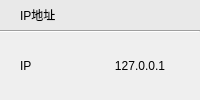
                  <widget class="QWidget" name="widget_20" native="true">
                   <layout class="QGridLayout" name="gridLayout_48">
                    <property name="margin">
                     <number>0</number>
                    </property>
                    <property name="spacing">
                     <number>0</number>
                    </property>
                    <item row="0" column="0">
                     <widget class="QWidget" name="widget_21" native="true">
                      <property name="styleSheet">
                       <string notr="true">background-color:  #E9E9E9;
min-height:30px;
max-height:30px;</string>
                      </property>
                      <layout class="QGridLayout" name="gridLayout_49">
                       <property name="leftMargin">
                        <number>20</number>
                       </property>
                       <property name="topMargin">
                        <number>0</number>
                       </property>
                       <property name="rightMargin">
                        <number>0</number>
                       </property>
                       <property name="bottomMargin">
                        <number>0</number>
                       </property>
                       <property name="spacing">
                        <number>0</number>
                       </property>
                       <item row="0" column="0">
                        <widget class="QLabel" name="label_35">
                         <property name="text">
                          <string>IP地址</string>
                         </property>
                        </widget>
                       </item>
                      </layout>
                     </widget>
                    </item>
                    <item row="1" column="0">
                     <widget class="Line" name="line_29">
                      <property name="orientation">
                       <enum>Qt::Horizontal</enum>
                      </property>
                     </widget>
                    </item>
                    <item row="2" column="0">
                     <widget class="QWidget" name="widget_22" native="true">
                      <layout class="QGridLayout" name="gridLayout_50">
                       <property name="leftMargin">
                        <number>20</number>
                       </property>
                       <property name="topMargin">
                        <number>0</number>
                       </property>
                       <property name="rightMargin">
                        <number>0</number>
                       </property>
                       <property name="bottomMargin">
                        <number>0</number>
                       </property>
                       <property name="spacing">
                        <number>0</number>
                       </property>
                       <item row="0" column="0">
                        <widget class="QFrame" name="frame_24">
                         <property name="frameShape">
                          <enum>QFrame::NoFrame</enum>
                         </property>
                         <property name="frameShadow">
                          <enum>QFrame::Raised</enum>
                         </property>
                         <layout class="QGridLayout" name="gridLayout_51">
                          <property name="leftMargin">
                           <number>0</number>
                          </property>
                          <property name="topMargin">
                           <number>0</number>
                          </property>
                          <property name="rightMargin">
                           <number>20</number>
                          </property>
                          <property name="bottomMargin">
                           <number>0</number>
                          </property>
                          <property name="spacing">
                           <number>0</number>
                          </property>
                          <item row="0" column="0">
                           <widget class="QLabel" name="label_36">
                            <property name="text">
                             <string>IP</string>
                            </property>
                           </widget>
                          </item>
                          <item row="0" column="1">
                           <widget class="QPushButton" name="ipEdit">
                            <property name="text">
                             <string>127.0.0.1</string>
                            </property>
                            <property name="autoDefault">
                             <bool>true</bool>
                            </property>
                            <property name="flat">
                             <bool>true</bool>
                            </property>
                           </widget>
                          </item>
                         </layout>
                        </widget>
                       </item>
                      </layout>
                     </widget>
                    </item>
                   </layout>
                  </widget>
